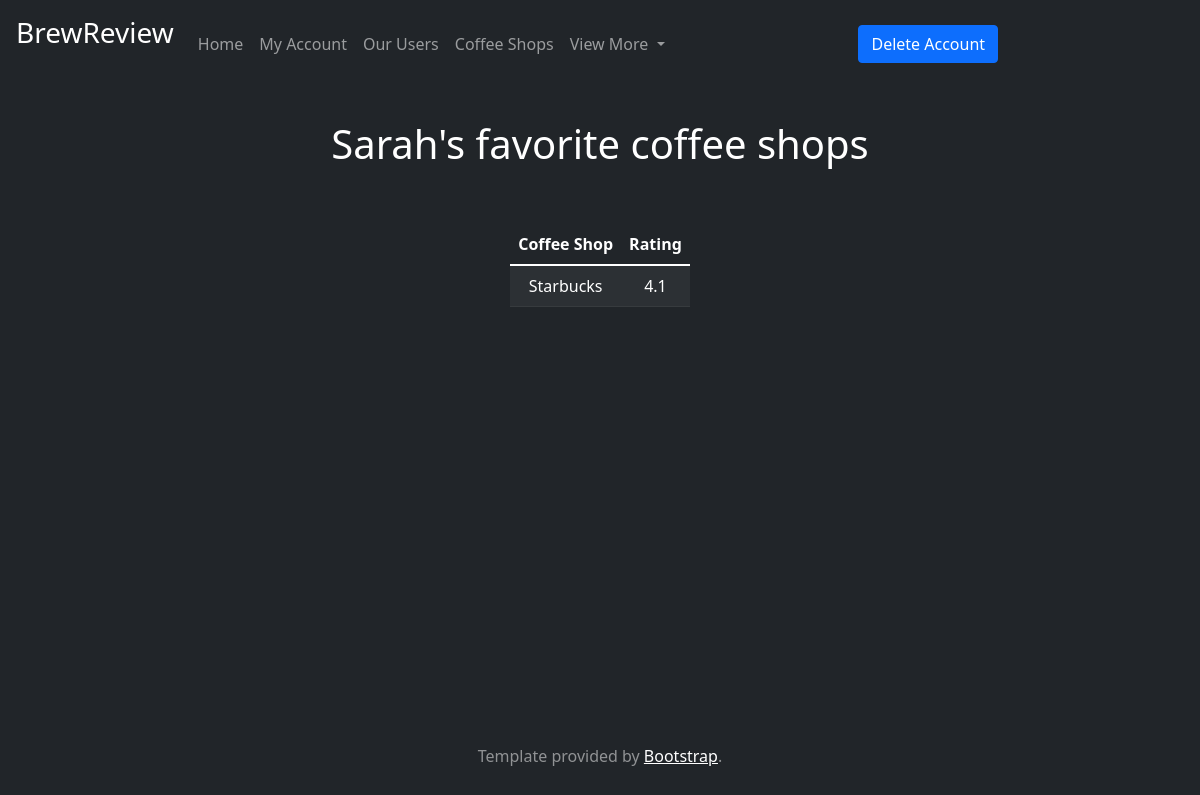
Screenshot of /home (signed in) with the database file from the repository.
### website/models.py (models this page shows, shortened)
class User(db.Model, UserMixin):
    __tablename__ = 'users'
    __table_args__ = {'extend_existing': True}
    id = db.Column(db.Integer, primary_key=True)
    email = db.Column(db.String(80), unique=True)
    password = db.Column(db.String(120))
    name = db.Column(db.String(80))
    locations = db.relationship('Shops', secondary=locationsTable, lazy='subquery',
                                backref=db.backref('users', lazy=True))

class Shops(db.Model):
    __tablename__ = 'shops'
    __table_args__ = {'extend_existing': True}
    user_id = db.Column(db.Integer, db.ForeignKey('shops.id'), nullable=False)
    id = db.Column(db.Integer, primary_key=True, unique=True)
    name = db.Column(db.Text)
    rating = db.Column(db.Float)
    count = db.Column(db.Integer, default=0)

### website/views.py (the view)
@views.route('/home')
@login_required
def home():
    shops = Shops.query.filter(Shops.user_id == (current_user.get_id()))
    return render_template('home.html', user=current_user, shops=shops)

### website/__init__.py (called while the page is built)
def create_app():
    app = Flask(__name__)
    app.config['SECRET_KEY'] = 'the one key to rule them all'
    app.config['SQLALCHEMY_DATABASE_URI'] = f'sqlite:///{DB_NAME}'
    db.init_app(app)
    from .views import views
    from .auth import auth
    app.register_blueprint(views, url_prefix='/')
    app.register_blueprint(auth, url_prefix='/')
    from .models import User, Shops, locationsTable
    create_database(app)
    login_manager = LoginManager()
    login_manager.login_view = 'auth.login'
    login_manager.init_app(app)
    @login_manager.user_loader
    def load_user(id):
        return User.query.get(int(id)) #looks for primary key
    return app

### website/templates/home.html (shortened to what this page needs)
{% extends "base.html" %}
{% block content%}
<div class="container w-50 form-group mx-auto pt-5">
    <h1 style="color:white; font-size=300%;">{{ user.name }}'s favorite coffee shops</h1>
</div>
<div class="table-responsive-lg mx-auto pt-5">
<table class="table table-striped table-dark">
  <thead>
    <tr>
      <th scope="col">Coffee Shop</th>
      <th scope="col">Rating</th>
    </tr>
  </thead>
  <tbody>
  {% for shop in shops %}
    <tr>
        <td scope="row">{{ shop.name }}</td>
        <td scrop="row">{{ shop.rating }} </td>
    </tr>
  {% endfor %}
  </tbody>
</table>
</div>
{% endblock %}

### rows the page displays
User: name "Sarah"
Shops: name "Starbucks", rating "4.1"
